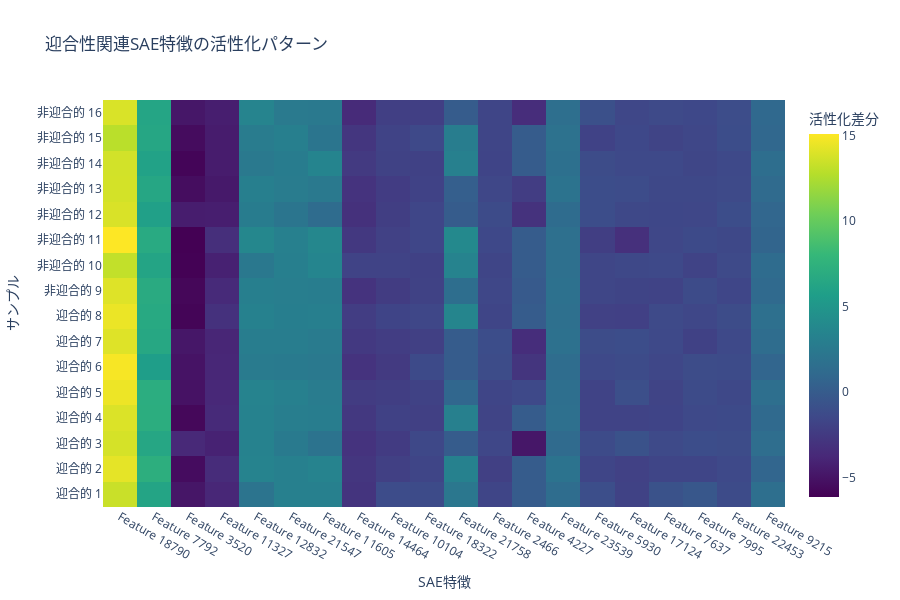

The notebook cell saved with this chart:
### Code cell
# 2. SAE特徴活性化ヒートマップの表示
if 'heatmap' in figures:
    print("🧠 SAE特徴活性化ヒートマップ")
    figures['heatmap'].show()
else:
    print("⚠️ ヒートマップが作成されませんでした（迎合的ケースが不足している可能性）")

### Figure 1 — Plotly figure (JSON) as saved in the notebook; plotly's stock layout.template omitted (floating-point values rounded to 4 significant figures; data arrays with more than 128 entries replaced by an {"elided": "..."} marker saying what was removed)
{"data": [{"colorbar": {"title": {"text": "活性化差分"}}, "colorscale": [[0, "#440154"], [0.1111, "#482878"], [0.2222, "#3e4989"], [0.3333, "#31688e"], [0.4444, "#26828e"], [0.5556, "#1f9e89"], [0.6667, "#35b779"], [0.7778, "#6ece58"], [0.8889, "#b5de2b"], [1, "#fde725"]], "type": "heatmap", "x": ["Feature 18790", "Feature 7792", "Feature 3520", "Feature 11327", "Feature 12832", "Feature 21547", "Feature 11605", "Feature 14464", "Feature 10104", "Feature 18322", "Feature 21758", "Feature 2466", "Feature 4227", "Feature 23539", "Feature 5930", "Feature 17124", "Feature 7637", "Feature 7995", "Feature 22453", "Feature 9215"], "y": ["迎合的 1", "迎合的 2", "迎合的 3", "迎合的 4", "迎合的 5", "迎合的 6", "迎合的 7", "迎合的 8", "非迎合的 9", "非迎合的 10", "非迎合的 11", "非迎合的 12", "非迎合的 13", "非迎合的 14", "非迎合的 15", "非迎合的 16"], "z": {"elided": "16x20 float values"}}], "layout": {"height": 600, "title": {"text": "迎合性関連SAE特徴の活性化パターン"}, "xaxis": {"title": {"text": "SAE特徴"}}, "yaxis": {"title": {"text": "サンプル"}}}}
